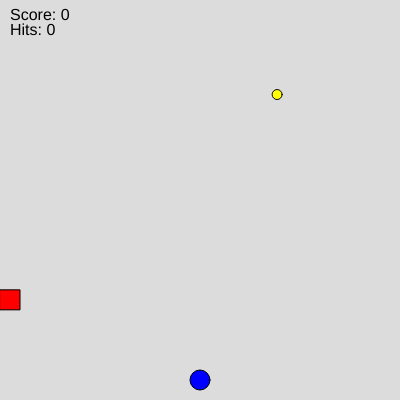
Frame 1 (no input)
Frame 60 (no input): identical to frame 1, image omitted
Frame 120 (the mouse pressed at the canvas centre since frame 60): identical to frame 1, image omitted

The p5.js sketch that drew this single still picture (run headless with seeded random() and noise() and a simulated clock; from frame 60 on, the mouse is pressed at the canvas centre):

// p5.js sketch
// ── sketch.js
// Game variables
let playerX, playerY;
let coinX, coinY; //coinCollected;
let obstacleX, obstacleY;
let score = 0;
let hits = 0;
let gameOver = false;

function setup() {
  createCanvas(400, 400);
  initializeGame();
}

function initializeGame() {
  // Initialize player position (bottom center)
  playerX = width / 2;
  playerY = height - 20;

  // Initialize coin position
  newCoin();

  // Initialize obstacle position
  obstacleX = 0;
  obstacleY = random(20, height - 20);
}

function draw() {
  background(220);

  if (gameOver) {
    displayGameOver();
  } else {
    // Draw game elements
    drawPlayer();
    drawCoin();
    drawObstacle();

    // Handle movement
    movePlayer();
    moveObstacle();

    // Check for collisions
    checkCoinCollection();
    checkCollisions();

    // Display game stats
    displayStats();
  }
}

function drawPlayer() {
  fill(0, 0, 255); // Blue player
  circle(playerX, playerY, 20);
}

function drawCoin() {
  fill(255, 255, 0); // Yellow coin
  circle(coinX, coinY, 10);
}

function drawObstacle() {
  fill(255, 0, 0); // Red obstacle
  rect(obstacleX, obstacleY, 20, 20);
}

// Basic left/right movement provided
function movePlayer() {
  if (keyIsDown(LEFT_ARROW)) {
    playerX -= 5;
  }
  if (keyIsDown(RIGHT_ARROW)) {
    playerX += 5;
  }
  if (keyIsDown(UP_ARROW)) {
    playerY -= 5;
  }
  if (keyIsDown(DOWN_ARROW)) {
    playerY += 5;
  }
}

function moveObstacle() {
  // TODO: Move obstacle from up to down
  // HINT: Increase obstacleX by obstacleSpeed
  // TODO: Reset obstacle when it goes off screen
  // HINT: Check if obstacleX > width
  // Reset to top and new random X position
}

function checkCoinCollection() {
  // TODO: Check if player touches coin
  if (dist(playerX, playerY, coinX, coinY) < 10) {
    newCoin();
    score += 1;
  }
  // HINT: Use dist(playerX, playerY, coinX, coinY)
  // If distance < 15:
  //   - Increase score
  //   - Create new coin
  //   - Increase obstacle speed slightly
}

function checkCollisions() {
  // TODO: Check if player hits obstacle
  // HINT: Similar to coin collection
  // If hit (distance < 20):
  //   - Increase hits
  //   - Check for game over (hits >= 3)
  //   - Reset positions
  if (dist(playerX, playerY, obstacleX, obstacleY) < 20) {
    newCoin();
    hits += 1;
  }
}

function displayStats() {
  fill(0);
  textSize(16);
  text("Score: " + score, 10, 20);
  text("Hits: " + hits, 10, 35);
  // TODO: Add display for hits and speed
}

function displayGameOver() {
  // TODO: Show game over screen
  // HINT: Use textAlign(CENTER, CENTER)
  // Show:
  //   - "Game Over" message
  //   - Final score
  //   - "Press R to Restart"
}

function newCoin() {
  // Generate random position for coin
  coinX = random(20, width - 20);
  coinY = random(20, height - 20);
}

function resetGame() {
  // TODO: Reset all game variables
  // HINT: Reset score, hits, speed
  // Set gameOver to false
  // Call initializeGame()

  let playerX, playerY;
  let coinX, coinY; //coinCollected;
  let obstacleX, obstacleY;
  let score = 0;
  let gameOver = false;
  initializeGame();
}

function keyPressed() {
  // TODO: Check for 'R' key to restart game
  // HINT: Use key === 'r' || key === 'R'
  // Only works when game is over
  if (keyIsDown("R")) {
    resetGame();
  }
}

// Helper function you might need
function distance(x1, y1, x2, y2) {
  return dist(x1, y1, x2, y2);
}
